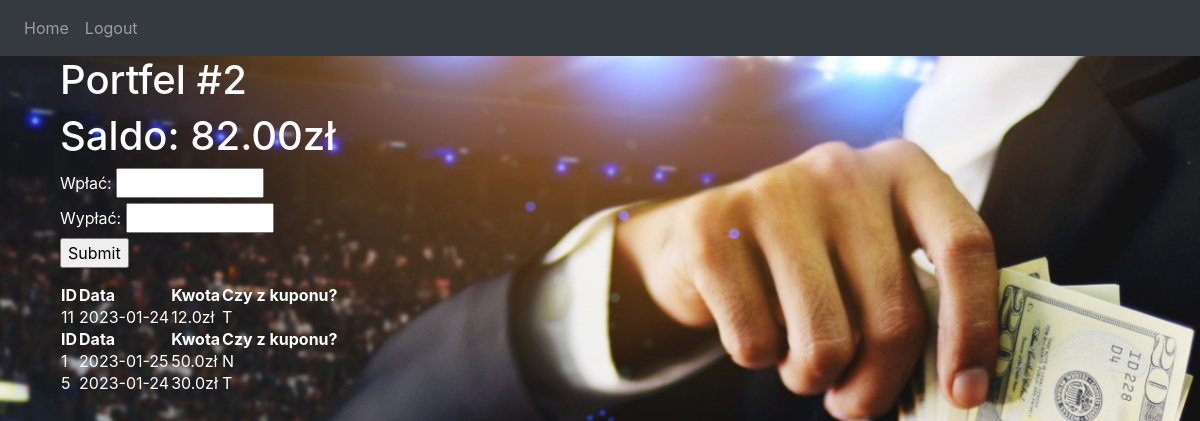
/portfel2 (signed in), run on the app's committed database.
### website/models.py (models this page shows)
class Wplata(db.Model):
    id_wplaty = db.Column(db.Integer, primary_key=True)
    data = db.Column(db.Date, default=func.today(), nullable=False)
    kwota = db.Column(db.Float, nullable=False)
    czy_z_kuponu = db.Column(db.String(1), nullable=False)
    Portfel_id_portfela = db.Column(db.Integer, db.ForeignKey('portfel.id_portfela'))

class Wyplata(db.Model):
    id_wypłaty = db.Column(db.Integer, primary_key=True)
    data = db.Column(db.Date, default=func.today(), nullable=False)
    kwota = db.Column(db.Float, nullable=False)
    czy_z_kuponu = db.Column(db.String(1), nullable=False)
    Portfel_id_portfela = db.Column(db.Integer, db.ForeignKey('portfel.id_portfela'))

### website/portfel.py (the view, shortened to what this page needs)
@portfel.route('/portfel2', methods=['GET', 'POST'])
@login_required
def portfel2():
    pn="Portfel #2"
    sql = select(Portfel.id_portfela,Portfel.stan).where(Portfel.id_klienta==current_user.id_user)
    conn = db.engine.connect()
    portfele = conn.execute(sql).fetchall()
    stan=float(portfele[1][1])
    sql = select(Wplata.id_wplaty,Wplata.data,Wplata.kwota,Wplata.czy_z_kuponu).where(Wplata.Portfel_id_portfela==portfele[1][0]).order_by(Wplata.data.desc(),Wplata.id_wplaty.desc())
    wplaty = conn.execute(sql).fetchall()
    sql = select(Wyplata.id_wypłaty,Wyplata.data,Wyplata.kwota,Wyplata.czy_z_kuponu).where(Wyplata.Portfel_id_portfela==portfele[1][0]).order_by(Wyplata.data.desc(),Wyplata.id_wypłaty.desc())
    wyplaty = conn.execute(sql).fetchall()
    sql = select(Portfel.id_portfela,Portfel.stan).where(Portfel.id_klienta==current_user.id_user)
    conn = db.engine.connect()
    portfele = conn.execute(sql).fetchall()
    stan=float(portfele[1][1])
    sql = select(Wplata.id_wplaty,Wplata.data,Wplata.kwota,Wplata.czy_z_kuponu).where(Wplata.Portfel_id_portfela==portfele[1][0]).order_by(Wplata.data.desc(),Wplata.id_wplaty.desc())
    wplaty = conn.execute(sql).fetchall()
    sql = select(Wyplata.id_wypłaty,Wyplata.data,Wyplata.kwota,Wyplata.czy_z_kuponu).where(Wyplata.Portfel_id_portfela==portfele[1][0]).order_by(Wyplata.data.desc(),Wyplata.id_wypłaty.desc())
    wyplaty = conn.execute(sql).fetchall()
    stan="{:.2f}".format(stan)
    ptag="/portfel2"
    return render_template("portfel1.html", user=current_user, pn=pn, payments=wplaty, payoffs=wyplaty,stan=stan,ptag=ptag,type=0)

### website/templates/portfel1.html (shortened to what this page needs)
<html><head>
  </head>
 {% extends "base.html" %} {% block title %}Home{% endblock %} {% block content %}
 <body>
    <div class="container">
    <h1>{{pn}}</h1>
      <h1>Saldo: {{stan}}zł</h1>
    <form onsubmit="submitForm(event)" action={{ptag}} method="POST">
      <label>Wpłać:</label>
      <input type="number" name="deposit" min="0" max="10000" step="0.01">
      <br>
      <label>Wypłać:</label>
      <input type="number" name="payoff" min="0" max="10000" step="0.01">
      <br>
      <input type="submit" value="Submit">
    </form>
      <table>
      <tbody><tr>
        <th>ID</th>
        <th>Data</th>
        <th>Kwota</th>
        <th>Czy z kuponu?</th>
      </tr>
      {% for payment in payments %}
      <tr>
        <td>{{ payment[0] }}</td>
        <td>{{ payment[1]}}</td>
        <td>{{ payment[2]}}zł</td>
        <td>{{ payment[3] }}</td>
      </tr>
      {% endfor %}
    </tbody></table>
    <table>
      <tbody><tr>
        <th>ID</th>
        <th>Data</th>
        <th>Kwota</th>
        <th>Czy z kuponu?</th>
      </tr>
      {% for payoff in payoffs %}
      <tr>
        <td>{{ payoff[0] }}</td>
        <td>{{ payoff[1] }}</td>
        <td>{{ payoff[2] }}zł</td>
        <td>{{ payoff[3] }}</td>
      </tr>
      {% endfor %}
    </tbody></table>  </body>
    {% endblock %}

### website/templates/portfel1.html (style rules this page uses)
body { background-color: darkgreen; background-image: url('static/porfel1.jpg'); background-repeat: no-repeat; background-attachment: fixed; background-size: cover; color:white; }
table { color: white; }
form { color: white; }
h1 { color: white; }

### data on the page
Wplata: id_wplaty "11", data "2023-01-24", kwota "12.0", czy_z_kuponu "T"
Wyplata: id_wypłaty "1", data "2023-01-25", kwota "50.0", czy_z_kuponu "N"
Wyplata: id_wypłaty "5", data "2023-01-24", kwota "30.0", czy_z_kuponu "T"

### other printed values
{{ pn }} "Portfel #2"
{{ stan }} "82.00"
